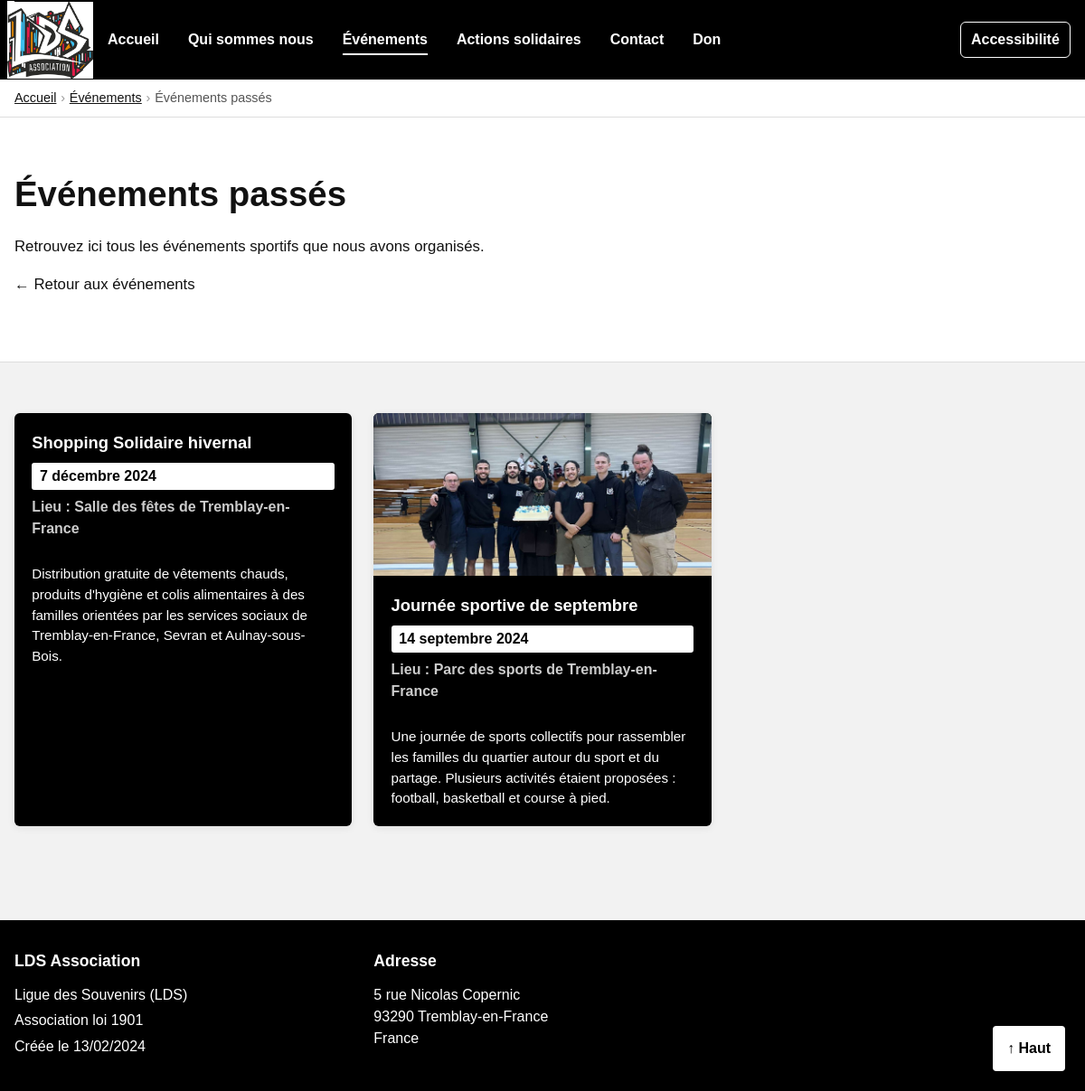
The page /evenements-passes.php on the database its author committed.
### tables this page shows
CREATE TABLE evenements (
  id          INT          PRIMARY KEY AUTO_INCREMENT,
  titre       VARCHAR(255) NOT NULL,
  description TEXT         NOT NULL,
  date_event  DATE         NOT NULL,
  lieu        VARCHAR(255) DEFAULT NULL,
  image_src   VARCHAR(255) DEFAULT NULL,
  image_alt   VARCHAR(255) DEFAULT NULL,
  statut      ENUM('prochain', 'passe') NOT NULL
);

### includes/helpers.php (called while the page is built)
<?php
function h(string $texte): string
{
    return htmlspecialchars($texte, ENT_QUOTES | ENT_HTML5, 'UTF-8');
}
function formaterDateFr(string $dateSQL): string
{
    $mois = [
        1  => 'janvier',   2  => 'février',   3  => 'mars',
        4  => 'avril',     5  => 'mai',        6  => 'juin',
        7  => 'juillet',   8  => 'août',       9  => 'septembre',
        10 => 'octobre',   11 => 'novembre',   12 => 'décembre',
    ];
    [$annee, $moisNum, $jour] = explode('-', $dateSQL);
    return (int)$jour . ' ' . $mois[(int)$moisNum] . ' ' . $annee;
}

### evenements-passes.php (the view, shortened to what this page needs)
<?php
require_once 'includes/helpers.php';
try {
    $bdd = connecterBDD();
    $evenements = $bdd->query(
        "SELECT * FROM evenements WHERE statut = 'passe' ORDER BY date_event DESC"
    )->fetchAll();
    $erreur = false;
} catch (PDOException $e) {
    $erreur = true;
}
require_once 'includes/header.php';
?>
<nav class="breadcrumb" aria-label="Fil d'Ariane">
  <ol>
    <li><a href="index.php">Accueil</a></li>
    <li><a href="evenements.php">Événements</a></li>
    <li aria-current="page">Événements passés</li>
  </ol>
</nav>
<main id="contenu-principal">
<?php if ($erreur): ?>
  <div role="alert" class="erreur-chargement container" style="margin: 2rem auto">
    <p>Le contenu n'a pas pu être chargé. Veuillez réessayer.</p>
  </div>
<?php else: ?>
  <section class="section intro-section">
    <div class="container">
      <h1>Événements passés</h1>
      <p>Retrouvez ici tous les événements sportifs que nous avons organisés.</p>
      <p><a href="evenements.php">← Retour aux événements</a></p>
    </div>
  </section>
  <section class="section" aria-labelledby="titre-evenements-passes">
    <div class="container">
      <?php if (empty($evenements)): ?>
        <p class="aucun-evenement">Aucun événement passé pour le moment.</p>
      <?php else: ?>
        <div class="grille-evenements">
          <?php foreach ($evenements as $ev): ?>
          <article class="carte-evenement">
            <?php if ($ev['image_src']): ?>
            <img
              class="carte-evenement-image"
              src="<?= h($ev['image_src']) ?>"
              alt="<?= h($ev['image_alt']) ?>"
            />
            <?php endif; ?>
            <div class="carte-evenement-corps">
              <h3><?= h($ev['titre']) ?></h3>
              <div class="detail-meta">
                <span class="badge-date">
                  <time datetime="<?= h($ev['date_event']) ?>">
                    <?= formaterDateFr($ev['date_event']) ?>
                  </time>
                </span>
                <?php if ($ev['lieu']): ?>
                <span class="badge-lieu">Lieu : <?= h($ev['lieu']) ?></span>
                <?php endif; ?>
              </div>
              <p><?= h($ev['description']) ?></p>
            </div>
          </article>
          <?php endforeach; ?>
        </div>
      <?php endif; ?>
    </div>
  </section>
<?php endif; ?>
</main>
<?php require_once 'includes/footer.php'; ?>

### evenements.css (style rules this page uses)
:root { --base-font-size: 16px; --letter-spacing: 0em; --color-bg: #f2f2f2; --color-text: #111; --color-black: #000; --color-white: #fff; --color-accent: #fff; --color-focus: #ffbf47; --max-width: 1200px; --radius: 6px; --shadow: 0 2px 8px rgba(0, 0, 0, 0.08); }
html { font-size: var(--base-font-size); scroll-behavior: smooth; }
*, *::before, *::after { box-sizing: border-box; }
body { margin: 0; font-family: Arial, Helvetica, sans-serif; line-height: 1.5; background: var(--color-bg); color: var(--color-text); letter-spacing: var(--letter-spacing); }
img { display: block; max-width: 100%; height: auto; }
a { color: inherit; text-decoration: none; }
.breadcrumb { background-color: var(--color-white); border-bottom: 1px solid #ddd; padding: 0.6rem 0; }
.breadcrumb ol { list-style: none; display: flex; flex-wrap: wrap; gap: 0.3rem; margin: 0; padding: 0; width: min(100% - 2rem, var(--max-width)); margin-inline: auto; }
.breadcrumb li { display: flex; align-items: center; font-size: 0.9rem; color: #555; }
.breadcrumb li + li::before { content: "›"; margin-right: 0.3rem; color: #999; }
.breadcrumb a { color: #111; text-decoration: underline; }
.container { width: min(100% - 2rem, var(--max-width)); margin-inline: auto; }
.section { padding: 3.5rem 0; }
h1, h2, h3 { margin-top: 0; }
h1 { font-size: clamp(1.8rem, 2vw + 1rem, 2.4rem); margin-bottom: 1rem; }
.intro-section { background: var(--color-white); border-bottom: 1px solid #ddd; }
.intro-section p { max-width: 48rem; font-size: 1.05rem; }
.grille-evenements { display: grid; grid-template-columns: repeat(auto-fill, minmax(280px, 1fr)); gap: 1.5rem; }
.carte-evenement { background: var(--color-black); color: var(--color-white); border-radius: var(--radius); overflow: hidden; box-shadow: var(--shadow); display: flex; flex-direction: column; }
.carte-evenement-image { width: 100%; height: 180px; object-fit: cover; }
.carte-evenement-corps { padding: 1.2rem; flex: 1; display: flex; flex-direction: column; gap: 0.5rem; }
.carte-evenement-corps h3 { margin: 0; font-size: 1.15rem; }
.carte-evenement-corps p { margin: 0; font-size: 0.95rem; flex: 1; }
.badge-date { display: inline-block; background: var(--color-white); color: var(--color-black); font-size: 0.82rem; font-weight: 700; padding: 0.2rem 0.55rem; border-radius: calc(var(--radius) / 2); }
.badge-lieu { font-size: 0.88rem; opacity: 0.8; }
.detail-meta { display: flex; flex-direction: column; gap: 0.4rem; margin-bottom: 1.2rem; }
.detail-meta span { font-size: 1rem; font-weight: 700; }

### rows shown on the page
evenements: titre "Shopping Solidaire hivernal", date_event "7 décembre 2024", lieu "Salle des fêtes de Tremblay-en-France", description "Distribution gratuite de vêtements chauds, produits d'hygiène et colis alimentaires à des familles orientées par les services sociaux de Tremblay-en-France, Sevran et Aulnay-sous-Bois."
evenements: image_src (picture), titre "Journée sportive de septembre", date_event "14 septembre 2024", lieu "Parc des sports de Tremblay-en-France", description "Une journée de sports collectifs pour rassembler les familles du quartier autour du sport et du partage. Plusieurs activités étaient proposées : football, basketball et course à pied."
